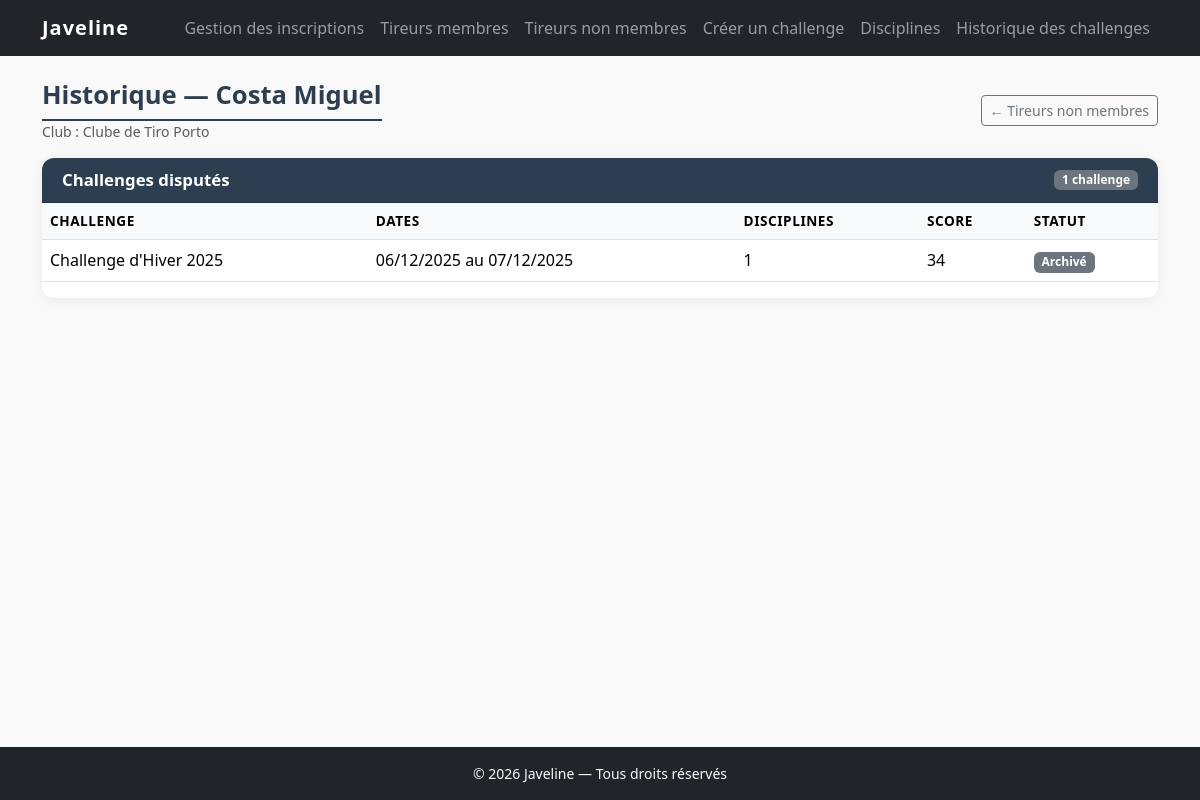
The app's page /externes/historique/10 with its own data.
### tables this page shows
CREATE TABLE externes (
    id          INT UNSIGNED    NOT NULL AUTO_INCREMENT,
    nom         VARCHAR(100)    NOT NULL,
    prenom      VARCHAR(100)    NOT NULL,
    club        VARCHAR(150)    NOT NULL,
    telephone   VARCHAR(20)         NULL DEFAULT NULL,
    email       VARCHAR(150)        NULL DEFAULT NULL,
    etranger    TINYINT(1)      NOT NULL DEFAULT 0,
    coach       VARCHAR(150)        NULL DEFAULT NULL,
    created_at  DATETIME        NOT NULL DEFAULT CURRENT_TIMESTAMP,
    PRIMARY KEY (id)
);

CREATE TABLE challenges (
    id          INT UNSIGNED                    NOT NULL AUTO_INCREMENT,
    libelle     VARCHAR(200)                    NOT NULL,
    date_debut  DATE                            NOT NULL,
    date_fin    DATE                            NOT NULL,
    statut      ENUM('ouvert', 'archive')       NOT NULL DEFAULT 'ouvert',
    created_at  DATETIME                        NOT NULL DEFAULT CURRENT_TIMESTAMP,
    PRIMARY KEY (id),
    CONSTRAINT chk_dates CHECK (date_fin >= date_debut)
);

### app/controllers/ExterneController.php (called while the page is built, shortened)
<?php
require_once APP_ROOT . '/app/models/ExterneModel.php';
class ExterneController extends Controller
{
    private ExterneModel $model;
    public function __construct()
    {
        $this->model = new ExterneModel();
    }
    public function historique(int $id): void
    {
        $externe = $this->model->findById($id);
        $challenges = $this->model->findHistoriqueChallenges($id);
        $this->render('externes/historique', [
            'titrePage'  => 'Historique — ' . htmlspecialchars($externe['nom'] . ' ' . $externe['prenom']) . ' — ' . APP_NAME,
            'externe'    => $externe,
            'challenges' => $challenges,
        ]);
    }
}

### index.php (called while the page is built, shortened)
<?php
require_once APP_ROOT . '/core/Database.php';
require_once APP_ROOT . '/core/Model.php';
require_once APP_ROOT . '/core/Router.php';
$router = new Router();
$router->dispatch();

### core/Database.php (called while the page is built, shortened)
<?php
class Database
{
    private static ?PDO $instance = null;
    public static function getInstance(): PDO
    {
        if (self::$instance === null) {
            $dsn = 'mysql:host=' . DB_HOST
                 . ';dbname=' . DB_NAME
                 . ';charset=' . DB_CHARSET;
            $options = [
                PDO::ATTR_ERRMODE            => PDO::ERRMODE_EXCEPTION,
                PDO::ATTR_DEFAULT_FETCH_MODE => PDO::FETCH_ASSOC,
                PDO::ATTR_EMULATE_PREPARES   => false,
            ];
            try {
                self::$instance = new PDO($dsn, DB_USER, DB_PASS, $options);
            } catch (PDOException $e) {
                if (APP_ENV === 'development') {
                    die('Erreur de connexion à la base de données : ' . $e->getMessage());
                } else {
                    die('Erreur de connexion à la base de données. Veuillez réessayer plus tard.');
                }
            }
        }
        return self::$instance;
    }
}

### core/Model.php (called while the page is built, shortened)
<?php
abstract class Model
{
    public function __construct()
    {
        $this->db = Database::getInstance();
    }
}

### app/models/ExterneModel.php (called while the page is built, shortened)
<?php
require_once APP_ROOT . '/core/Model.php';
class ExterneModel extends Model
{
    public function findById(int $id): array|false
    {
        $stmt = $this->db->prepare(
            'SELECT * FROM externes WHERE id = :id'
        );
        $stmt->execute([':id' => $id]);
        return $stmt->fetch();
    }
    public function findHistoriqueChallenges(int $externeId): array
    {
        $sql = "SELECT
                    c.id,
                    c.libelle,
                    c.date_debut,
                    c.date_fin,
                    c.statut,
                    COUNT(DISTINCT i.discipline_id) AS nb_disciplines,
                    COALESCE(SUM(s.poulets + s.cochons + s.dindons + s.mouflons), 0) AS total_score
                FROM inscriptions i
                JOIN challenges c   ON c.id = i.challenge_id
                LEFT JOIN matchs ma ON ma.inscription_id = i.id
                LEFT JOIN scores s  ON s.match_id = ma.id
                WHERE i.tireur_type = 'externe' AND i.tireur_id = :eid
                GROUP BY c.id, c.libelle, c.date_debut, c.date_fin, c.statut
                ORDER BY c.date_debut DESC";
        $stmt = $this->db->prepare($sql);
        $stmt->execute([':eid' => $externeId]);
        return $stmt->fetchAll();
    }
}

### app/views/externes/historique.php (the view, shortened to what this page needs)
<div class="page-header mb-3 d-flex align-items-center justify-content-between flex-wrap gap-2">
    <div>
        <h1 class="mb-0">Historique — <?= htmlspecialchars($externe['nom'] . ' ' . $externe['prenom']) ?></h1>
        <p class="text-muted mb-0 small">Club : <?= htmlspecialchars($externe['club']) ?></p>
    </div>
    <a href="<?= APP_URL ?>/externes" class="btn btn-outline-secondary btn-sm" aria-label="Retour à la liste des tireurs non membres">
        ← Tireurs non membres
    </a>
</div>
<div class="card liste-card">
    <div class="card-header d-flex justify-content-between align-items-center">
        <h2 class="card-titre">Challenges disputés</h2>
        <span class="badge bg-secondary">
            <?= count($challenges) ?> challenge<?= count($challenges) > 1 ? 's' : '' ?>
        </span>
    </div>
    <div class="card-body p-0">
        <?php if (empty($challenges)): ?>
            <p class="liste-vide">Ce tireur n'a encore participé à aucun challenge.</p>
        <?php else: ?>
            <div class="table-responsive">
                <table class="table table-hover membres-table" aria-label="Historique des challenges du tireur">
                    <thead>
                        <tr>
                            <th scope="col">Challenge</th>
                            <th scope="col">Dates</th>
                            <th scope="col">Disciplines</th>
                            <th scope="col">Score</th>
                            <th scope="col">Statut</th>
                        </tr>
                    </thead>
                    <tbody>
                        <?php foreach ($challenges as $c): ?>
                        <?php
                            $debut = date('d/m/Y', strtotime($c['date_debut']));
                            $fin   = date('d/m/Y', strtotime($c['date_fin']));
                        ?>
                        <tr class="ligne-membre"
                            role="button"
                            tabindex="0"
                            data-href="<?= APP_URL ?>/challenges/<?= (int)$c['id'] ?>/resume"
                            aria-label="Voir le challenge <?= htmlspecialchars($c['libelle']) ?>">
                            <td><?= htmlspecialchars($c['libelle']) ?></td>
                            <td><?= $debut === $fin ? $debut : $debut . ' au ' . $fin ?></td>
                            <td><?= (int)$c['nb_disciplines'] ?></td>
                            <td><?= (int)$c['total_score'] ?></td>
                            <td>
                                <?php if ($c['statut'] === 'archive'): ?>
                                    <span class="badge bg-secondary">Archivé</span>
                                <?php else: ?>
                                    <span class="badge bg-success">Ouvert</span>
                                <?php endif; ?>
                            </td>
                        </tr>
                        <?php endforeach; ?>
                    </tbody>
                </table>
            </div>
        <?php endif; ?>
    </div>
</div>

### core/Router.php (shortened to what this page needs)
<?php
class Router
{
    private array $routes = [];
    public function get(string $chemin, string $controleur, string $methode): void
    {
        $this->routes['GET'][$chemin] = [$controleur, $methode];
    }
    public function post(string $chemin, string $controleur, string $methode): void
    {
        $this->routes['POST'][$chemin] = [$controleur, $methode];
    }
    public function dispatch(): void
    {
        $methodeHttp = $_SERVER['REQUEST_METHOD'] ?? 'GET';
        $uri         = parse_url($_SERVER['REQUEST_URI'], PHP_URL_PATH);
        $base = parse_url(APP_URL, PHP_URL_PATH);
        if ($base && str_starts_with($uri, $base)) {
            $uri = substr($uri, strlen($base));
        }
        $uri = '/' . ltrim($uri, '/');
        foreach ($this->routes[$methodeHttp] ?? [] as $patron => $cible) {
            $regex = preg_replace('/:([a-z_]+)/', '([^/]+)', $patron);
            if (preg_match('#^' . $regex . '$#', $uri, $matches)) {
                array_shift($matches);
                [$controleur, $action] = $cible;
                $this->appeler($controleur, $action, $matches);
                return;
            }
        }
        require APP_ROOT . '/app/views/layouts/main.php';
    }
    private function appeler(string $controleur, string $action, array $params = []): void
    {
        $instance = new $controleur();
        call_user_func_array([$instance, $action], $params);
    }
}

### public/css/style.css (style rules this page uses)
:root { --couleur-primaire: #2c3e50; --couleur-secondaire: #e74c3c; --couleur-texte: #333333; --couleur-fond: #f9f9f9; --police-principale: 'Segoe UI', Tahoma, Geneva, Verdana, sans-serif; }
html, body { height: 100%; font-family: var(--police-principale); color: var(--couleur-texte); background-color: var(--couleur-fond); }
body { display: flex; flex-direction: column; }
.page-header h1 { font-size: 1.6rem; font-weight: 700; color: var(--couleur-primaire); border-bottom: 2px solid var(--couleur-primaire); padding-bottom: 0.5rem; }
.form-card, .liste-card { border: none; border-radius: 0.75rem; box-shadow: 0 2px 12px rgba(0, 0, 0, 0.07); }
.card-header { background-color: var(--couleur-primaire); color: #fff; border-radius: 0.75rem 0.75rem 0 0 !important; padding: 0.75rem 1.25rem; }
.card-titre { font-size: 1.05rem; font-weight: 600; margin: 0; }
.membres-table thead th { background-color: #f8f9fa; font-weight: 600; font-size: 0.85rem; text-transform: uppercase; letter-spacing: 0.04em; white-space: nowrap; }
.membres-table tbody .ligne-membre { cursor: pointer; transition: background-color 0.15s ease; }

### records on screen
externes: nom+prenom "Costa Miguel", club "Clube de Tiro Porto"
challenges: libelle "Challenge d'Hiver 2025", date_debut "06/12/2025", date_fin "07/12/2025", nb_disciplines "1", total_score "34", statut "Archivé"

### other values on screen
count($challenges) "1"
